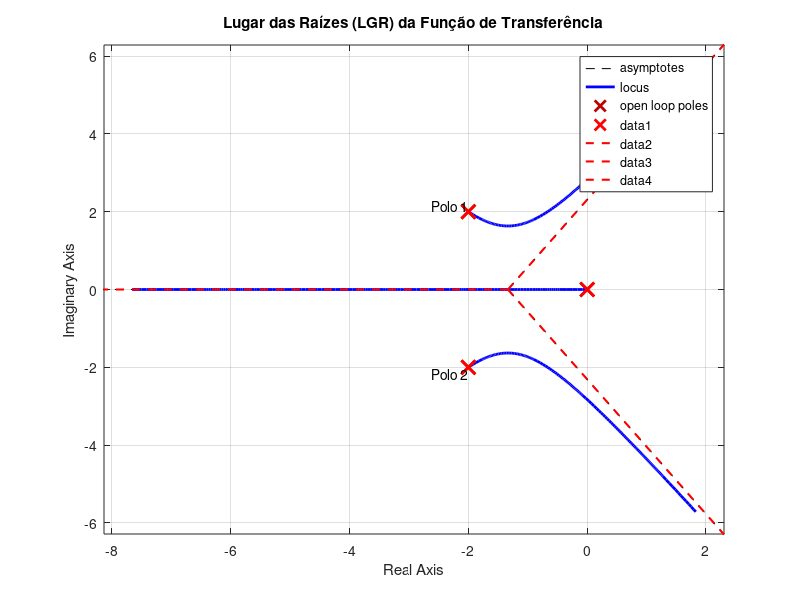

Here is the MATLAB script that generated this plot:
% Define os polos e zeros da função de transferência
numerador = [1]; % Não há zeros
denominador = conv([1 2+2j], [1 2-2j]); % Polos em -2 ± j2
FTMA = tf(numerador, denominador);

% Adicionando um polo(integrador)
denominador_novo = conv(denominador, [1 0]); % Multiplicando o numerador por s (1/s)

% Criando a nova função de transferência com o integrador
FTMA_novo = tf(numerador, denominador_novo);
% Obter polos e zeros
poles = pole(FTMA_novo);
zeros = zero(FTMA_novo);

%poles = pole(FTMA);
%zeros = zero(FTMA);

% Calcula o vértice das assíntotas
sigma_a = (sum(real(poles)) - sum(real(zeros))) / (length(poles) - length(zeros));

% Calcula os ângulos das assíntotas
num_assintotas = length(poles) - length(zeros);
theta_a = (2 * (0:num_assintotas-1) + 1) * 180 / num_assintotas;

% Inicializar uma matriz para armazenar os ângulos de partida para polos complexos
angles_of_departure = [];

% Calcular ângulos de partida para cada polo complexo
for i = 1:length(poles)
    % Considera apenas os polos complexos
    if imag(poles(i)) ~= 0
        % Inicializa a soma dos ângulos de contribuição
        angle_sum = 0;
        
        % Calcula o ângulo de cada outro polo e zero em relação ao polo atual
        for j = 1:length(poles)
            if i ~= j % Ignora o próprio polo
                % Calcula o ângulo entre polos usando atan2(imag, real)
                angle = atan2(imag(poles(j) - poles(i)), real(poles(j) - poles(i)));
                angle_sum = angle_sum + angle; % Soma a contribuição angular
            end
        end
        
        % Somar 180° para obter o ângulo de partida
        angle_departure = rad2deg(pi + angle_sum);
        angles_of_departure = [angles_of_departure; angle_departure]; % Adiciona ao vetor de ângulos de partida
    end
end

% Exibe os resultados calculados
disp(['Vértice das Assíntotas: ', num2str(sigma_a)]);
disp(['Ângulos das Assíntotas: ', num2str(theta_a), ' graus']);
disp('Ângulos de Partida para cada polo complexo:');
disp(angles_of_departure);

% Gera o LGR
figure;
rlocus(FTMA_novo);
%rlocus(FTMA);
title('Lugar das Raízes (LGR) da Função de Transferência');
hold on;

% Destaque as trajetórias dos polos
poles_initial = pole(FTMA_novo); % Polos iniciais com k=0
%poles_initial = pole(FTMA); % Polos iniciais com k=0

% Plota os polos iniciais
plot(real(poles_initial), imag(poles_initial), 'rx', 'MarkerSize', 10, 'LineWidth', 2);
text(real(poles_initial(1)), imag(poles_initial(1)), '  Polo 1', 'VerticalAlignment', 'bottom', 'HorizontalAlignment', 'right');
text(real(poles_initial(2)), imag(poles_initial(2)), '  Polo 2', 'VerticalAlignment', 'top', 'HorizontalAlignment', 'right');

% Adicionar plotagem das assíntotas
if num_assintotas > 0
    % Para cada ângulo, plota a linha da assíntota
    for k = 1:num_assintotas
        angle_rad = deg2rad(theta_a(k));  % Convertendo para radianos
        % Ponto inicial da assíntota
        x_start = real(sigma_a);
        y_start = imag(sigma_a);
        % Definindo o comprimento da linha da assíntota
        line_length = 10; % Ajuste conforme necessário
        % Ponto final da assíntota
        x_end = x_start + line_length * cos(angle_rad);
        y_end = y_start + line_length * sin(angle_rad);
        % Plota a assíntota
        plot([x_start, x_end], [y_start, y_end], 'r--', 'LineWidth', 1.5); % Assíntota em linha tracejada vermelha
    end
end

% Gera uma grade para facilitar a visualização
grid on;
hold off;



